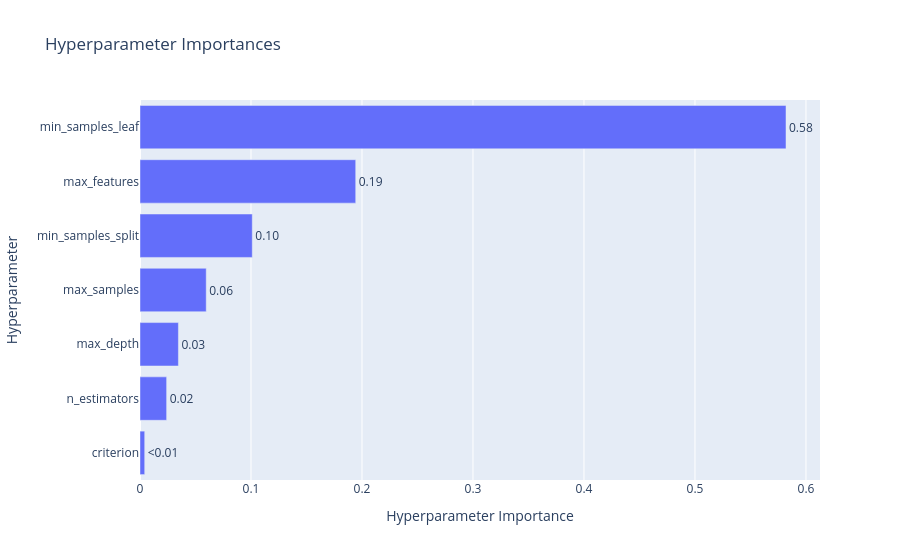

The cell this chart's notebook holds for it:
### Code cell
# Plot
optuna.visualization.plot_param_importances(study)

### Figure 1 — Plotly figure (JSON) as saved in the notebook; plotly's stock layout.template omitted (floating-point values rounded to 4 significant figures)
{"data": [{"cliponaxis": false, "hovertemplate": ["criterion (CategoricalDistribution): 0.004230058230270203<extra></extra>", "n_estimators (IntDistribution): 0.023996476949608887<extra></extra>", "max_depth (IntDistribution): 0.03459816314549603<extra></extra>", "max_samples (FloatDistribution): 0.05967337603822647<extra></extra>", "min_samples_split (IntDistribution): 0.10114590856190529<extra></extra>", "max_features (CategoricalDistribution): 0.1943471843154673<extra></extra>", "min_samples_leaf (IntDistribution): 0.5820088327590257<extra></extra>"], "name": "Objective Value", "orientation": "h", "text": ["<0.01", "0.02", "0.03", "0.06", "0.10", "0.19", "0.58"], "textposition": "outside", "type": "bar", "x": [0.00423, 0.024, 0.0346, 0.05967, 0.1011, 0.1943, 0.582], "y": ["criterion", "n_estimators", "max_depth", "max_samples", "min_samples_split", "max_features", "min_samples_leaf"]}], "layout": {"title": {"text": "Hyperparameter Importances"}, "xaxis": {"title": {"text": "Hyperparameter Importance"}}, "yaxis": {"title": {"text": "Hyperparameter"}}}}
